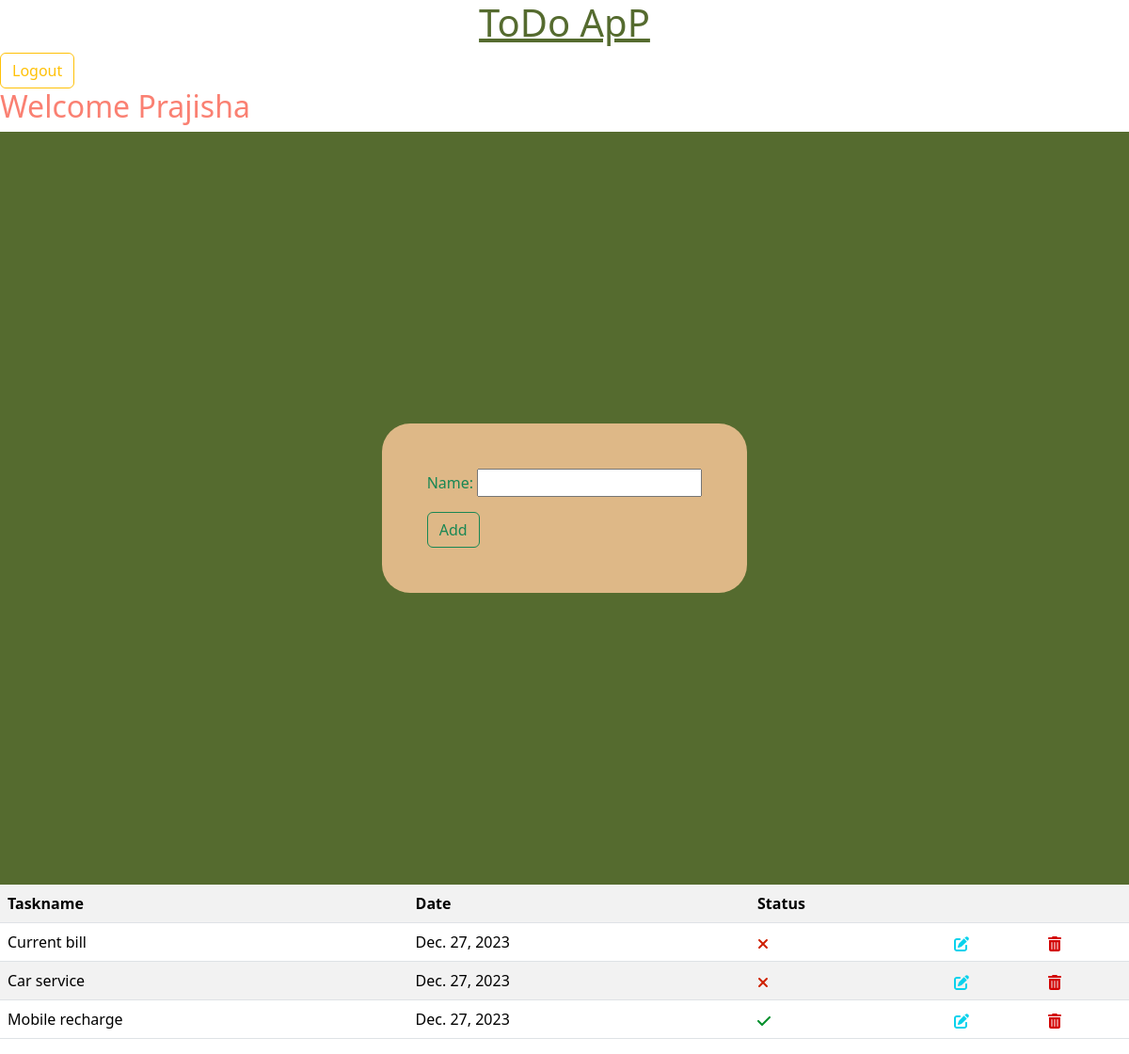
The page /index/ (signed in) on the database its author committed.
### TodoApp/models.py (models this page shows)
class Task(models.Model):
    name=models.CharField(max_length=20)
    date=models.DateField(auto_now_add=True)
    user=models.ForeignKey(User,on_delete=models.CASCADE)
    complete=models.BooleanField(default=False)
    def __str__(self):
        return self.name

### TodoApp/views.py (the view, shortened to what this page needs)
# urls.py: path('index/',Taskview.as_view(),name='index'),
class Taskview(View):
    def get(self,request,*args,**kwargs):
        form=Taskform()
        data=Task.objects.filter(user=request.user).order_by('complete')
        return render(request,"index.html",{"form":form,"data":data})

### TodoApp/forms.py
class Taskform(forms.ModelForm):
    class Meta:
        model = Task
        fields = ['name']

### TodoApp/templates/index.html (shortened to what this page needs)
<!DOCTYPE html>
<html lang="en">
<head>
    <link href="https://cdn.jsdelivr.net/npm/bootstrap@5.3.2/dist/css/bootstrap.min.css" rel="stylesheet"
>
</head>
<body>
    <h1 align="center" style="color: darkolivegreen;"><u>ToDo ApP</u></h1>
    <div><a href="{% url 'logout' %}" class="btn btn-outline-warning">Logout</a></div>
    <h2 style="color:#FA8072">Welcome {{request.user}} </h2>
    <div class="index">
        <div style="background-color: burlywood;" class="inside">
        <form action="" class="p-4 m-4 text-success  fw-medium" method="post">
            {{form.as_p}}
            <button type="submit" class="btn btn-outline-success">Add</button>
        </form>
    </div>
    </div>
    <table  class="table  table-striped">
        <tr>
            <th>Taskname</th>
            <th>Date</th>
            <th>Status</th>
            <th></th>
            <th></th>
        </tr>
        {% for i in data %}
        <tr>
            <td>{{i.name}}</td>
            <td>{{i.date}}</td>
            {% if i.complete == False %}
            <td></td>
            {% else %}
            <td><svg xmlns="http://www.w3.org/2000/svg" height="16" width="14" viewBox="0 0 448 512"><path fill="#008f2b" d="M438.6 105.4c12.5 12.5 12.5 32.8 0 45.3l-256 256c-12.5 12.5-32.8 12.5-45.3 0l-128-128c-12.5-12.5-12.5-32.8 0-45.3s32.8-12.5 45.3 0L160 338.7 393.4 105.4c12.5-12.5 32.8-12.5 45.3 0z"/></svg></td>
            {% endif %}
            <td><a href="{% url 'edit' i.id %}"></a></td>
            <td><a href="{% url 'del' i.id %}"></a></td>
        </tr>
        {% endfor %}
    </table>
</body>
</html>

### TodoApp/templates/index.html (style rules this page uses)
.index { height: 100vh; width: 100%; display: flex; justify-content: center; align-items: center; background-color: darkolivegreen; }
.inside { border-radius: 30px; }

### rows shown on the page
Task: name "Current bill", date "Dec. 27, 2023"
Task: name "Car service", date "Dec. 27, 2023"
Task: name "Mobile recharge", date "Dec. 27, 2023", complete True (drawn)

### other values the page prints
{{ request.user }} "Prajisha"
